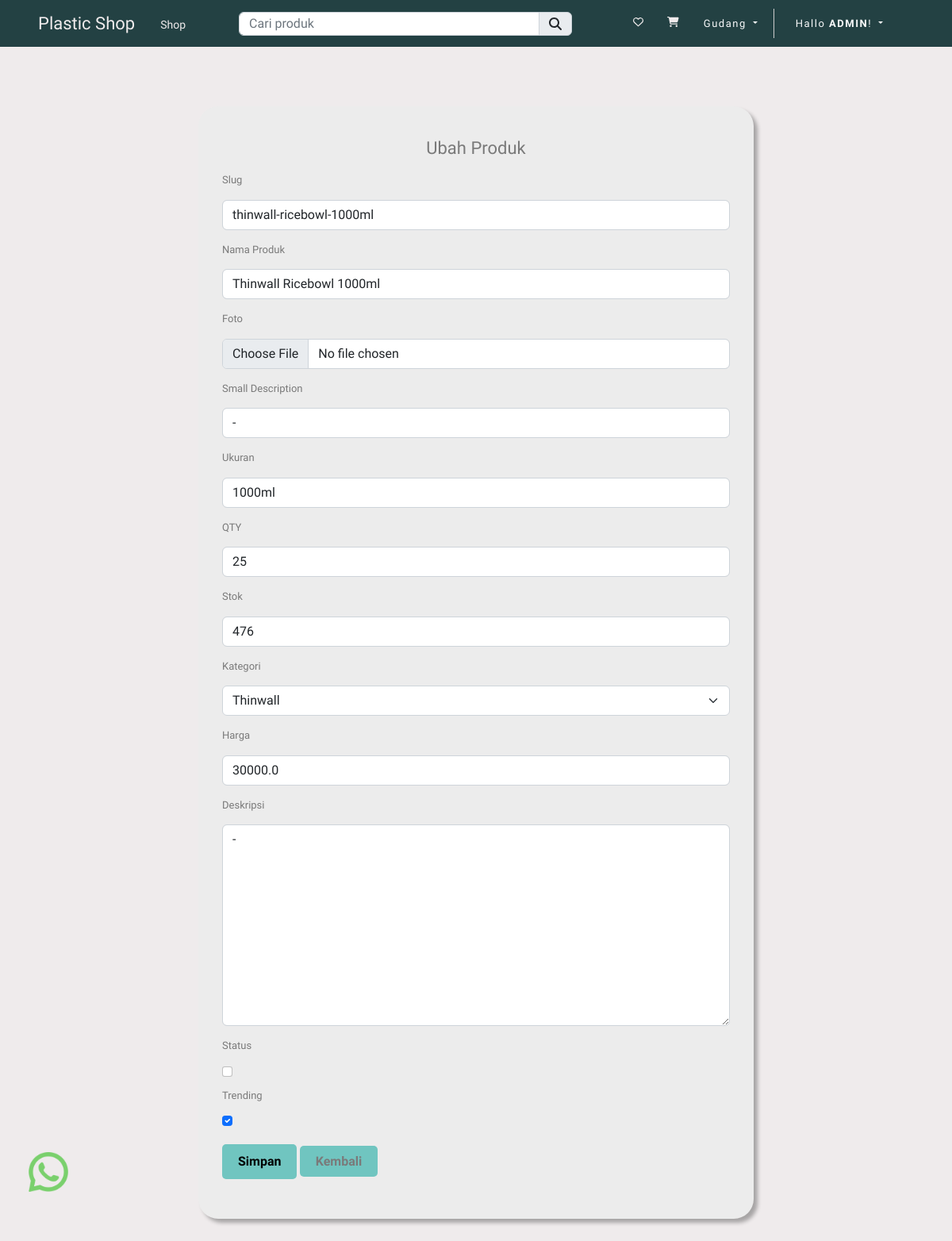
/gudang/produk/ubah/1 (signed in), run on the app's committed database.
### store/models.py (models this page shows, shortened)
class Produk(Model):
    kategori = ForeignKey(Kategori, on_delete=CASCADE)
    slug = CharField(max_length=150, null=False, blank=False)
    name = CharField(max_length=150, null=False, blank=False)
    product_image = ImageField(
        upload_to=get_file_path, null=False, blank=False)
    small_description = CharField(max_length=250, null=False, blank=False)
    size = CharField(max_length=25, null=True, blank=True)
    kuantitas = IntegerField(null=True, blank=True)
    stok = IntegerField(null=False, blank=False)
    description = TextField(max_length=500, null=False, blank=False)
    selling_price = FloatField(null=False, blank=False)
    status = BooleanField(
        default=False, help_text="0=default, 1=Hidden")
    trending = BooleanField(
        default=False, help_text="0=default, 1=Trending")
    create_at = DateTimeField(auto_now_add=True)

### store/controller/gudang.py (the view, shortened to what this page needs)
@login_required(login_url='loginpage')
def ubah_produk(request, id_produk):
    user_agent = request.META.get('HTTP_USER_AGENT', '')
    device_type = parse(user_agent)
    if device_type.is_mobile:
        if device_type.device.family == 'iPhone' or device_type.os.family == 'Android':
            template_name = 'store/mobile/gudang/ubah/produk.html'
        else:
            template_name = 'store/mobile/gudang/ubah/produk.html'
    elif device_type.is_tablet:
        if device_type.device.family == 'iPad' or device_type.os.family == 'Android':
            template_name = 'store/tablet/gudang/ubah/produk.html'
        else:
            template_name = 'store/tablet/gudang/ubah/produk.html'
    elif device_type.is_pc:
        if device_type.os.family == 'Mac OS X' or device_type.os.family == 'Windows':
            template_name = 'store/desktop/gudang/ubah/produk.html'
        else:
            template_name = 'store/desktop/gudang/ubah/bahan.html'
    else:
        template_name = 'store/desktop/gudang/ubah/produk.html'
    if request.user.is_superuser:
        produk = Produk.objects.get(id=id_produk)
        if request.method == 'POST':
            form = FormProduk(request.POST, request.FILES, instance=produk)
            if form.is_valid():
                form.save()
                messages.success(request, "Data Berhasil diperbaharui")
                return redirect('ubah_produk', id_produk=id_produk)
        else:
            form = FormProduk(instance=produk)
            context = {
                'form': form,
                'produk': produk,
            }
        return render(request, template_name, context)
    else:
        return render(request, 'store/desktop/forbidden.html')

### store/models.py (called while the page is built)
    def __str__(self):
        return self.name

### store/templates/store/desktop/gudang/ubah/produk.html (shortened to what this page needs)
{% extends 'store/desktop/layouts/main.html' %}
{% load static %}
{% block content %}
<div class="container">
    <div class="row">
        <div class="login-form-form-cust">
            <form action="{% url 'ubah_produk' produk.id %}" method="POST" enctype="multipart/form-data">
                <h2 class="text-center">Ubah Produk</h2>
                <label for="" class="col-sm-2 col-form-label">Slug</label>
                <div class="form-group">
                    {{ form.slug }}
                </div>
                <label for="" class="col-sm-2 col-form-label">Nama Produk</label>
                <div class="form-group">
                    {{ form.name }}
                </div>
                <label for="" class="col-sm-2 col-form-label">Foto</label>
                <div class="form-group">
                    {{ form.product_image }}
                </div>
                <label for="" class="col-sm-2 col-form-label">Small Description</label>
                <div class="form-group">
                    {{ form.small_description }}
                </div>
                <label for="" class="col-sm-2 col-form-label">Ukuran</label>
                <div class="form-group">
                    {{ form.size }}
                </div>
                <label for="" class="col-sm-2 col-form-label">QTY</label>
                <div class="form-group">
                    {{ form.kuantitas }}
                </div>
                <label for="" class="col-sm-2 col-form-label">Stok</label>
                <div class="form-group">
                    {{ form.stok }}
                </div>
                <label for="" class="col-sm-2 col-form-label">Kategori</label>
                <div class="form-group">
                    {{ form.kategori }}
                </div>
                <label for="" class="col-sm-2 col-form-label">Harga</label>
                <div class="form-group">
                    {{ form.selling_price }}
                </div>
                <label for="" class="col-sm-2 col-form-label">Deskripsi</label>
                <div class="form-group">
                    {{ form.description }}
                </div>
                <label for="" class="col-sm-2 col-form-label">Status</label>
                <div class="form-group">
                    {{ form.status }}
                </div>
                <label for="" class="col-sm-2 col-form-label">Trending</label>
                <div class="form-group">
                    {{ form.trending }}
                </div>
                <div class="form-group mt-3">
                    <button type="submit" class="btn-form-cust btn-primary btn-lg btn-block">Simpan</button>
                    <a href="{% url 'gudang_produk' %}" class="btn-form-cust btn-danger btn-lg btn-block">Kembali</a>
                </div>
            </form>
        </div>
    </div>
</div>
{% endblock content %}

### store/templates/store/desktop/inc/navbar.html (shortened to what this page needs)
<nav class="navbar navbar-expand-sm navbar-dark bg-navbar-cust">
  <div class="collapse navbar-collapse " id="navbarSupportedContent">
    <a class="ms-5 navbar-brand {% if request.resolver_match.url_name == 'home' %}active{% endif %}"
      style="color: #EFEBEC; font-size: 22px;" href="{% url 'home' %}">Plastic Shop</a>
    <ul class="navbar-nav me-auto ms-2 me-auto mt-1">
      <li class="nav-item">
        <a class="nav-link" href="{% url 'collections' %}" style="color: #EFEBEC; font-size: 14px;">Shop</a>
      </li>
    </ul>
  </div>
  <div class="search-bar mt-1">
    <form action="{% url 'searchproduct' %}" method="POST">
      <div class="input-group mb-1">
        <input type="search" required class="form-control search-input" name="productsearch" id="searchproducts"
          placeholder="Cari produk">
        <button type="submit" class="input-group-text search-button"><i
            class="fa fa-search search-logo-button"></i></button>
      </div>
    </form>
  </div>
  <div class="collapse navbar-collapse justify-content-end" id="navbarSupportedContent">
    <ul id="" class="nav navbar-nav navbar-right link-cust">
      {% if user.is_authenticated %}
      <a class="nav-link me-1" href="{% url 'wishlist' %}" style="color: #EFEBEC; font-size: 13px;">
        <i class="far fa-heart"></i></a>
      <a class="nav-link me-1" href="{% url 'cart' %}" style="color: #EFEBEC; font-size: 13px;">
        <i class="fas fa-cart-shopping"></i></a>
      {% endif %}
      {% if user.is_superuser %}
      <li class="nav-item dropdown first-link-cust">
        <a class="nav-link btn btn-transparant dropdown-toggle text-light me-2" href="{% url 'gudang' %}"
          style="font-size: 13px;"> Gudang </a>
      </li>
      {% endif %}
      {% if user.is_authenticated %}
      <div class="dropdown me-5 ms-2">
        <ul class="navbar-nav">
          <li class="nav-item dropdown">
            <a class="nav-link btn btn-transparant dropdown-toggle text-light" href="#" data-bs-toggle="dropdown"
              style="font-size: 13px;"> Hallo
              <strong>{{ user | upper }}</strong>! </a>
          </li>
        </ul>
      </div>
      {% endif %}
    </ul>
  </div>
</nav>

### static/css/style.css (style rules this page uses)
body { background-color: #EFEBEC; }

### static/css/navbar.css (style rules this page uses)
.bg-navbar-cust { background: #234143; }
.link-cust a { color: #01325d; margin: 0 30px 0 10px; letter-spacing: 1.5px; }
.first-link-cust { padding-right: 3px; border-right: solid 1px #ccc; }
.search-bar { width: 35% !important; }
.search-input { height: 30px !important; }
.search-button { height: 30px !important; }

### static/css/form.css (style rules this page uses)
.form-control-form-cust, .btn-form-cust { padding-top: 10px; padding-bottom: 10px; padding-right: 20px; padding-left: 20px; border-radius: 5px; }
.login-form-form-cust { width: 700px; margin: 0 auto; padding: 75px 0 30px; }
.login-form-form-cust form { color: #7a7a7a; border-radius: 25px; margin-bottom: 15px; font-size: 13px; background: #ececec; box-shadow: 5px 5px 5px rgba(0, 0, 0, 0.3); padding: 30px; position: relative; }
.login-form-form-cust h2 { font-size: 22px; margin: 10px 0 10px; }
.login-form-form-cust input[type="checkbox"] { position: relative; top: 1px; }
.login-form-form-cust .btn-form-cust, .login-form-form-cust .btn-form-cust:active { font-size: 16px; font-weight: bold; background: #70c5c0 !important; border: none; margin-bottom: 20px; }
.login-form-form-cust a { color: #fff; text-decoration: underline; }
.login-form-form-cust form a { color: #7a7a7a; text-decoration: none; }

### store/templates/store/desktop/layouts/main.html (style rules this page uses)
* { font-family: 'Viga', sans-serif; }
a { text-decoration: none; color: #000; }

### data on the page
Produk: slug "thinwall-ricebowl-1000ml", name "Thinwall Ricebowl 1000ml", small_description "-", size "1000ml", kuantitas "25", stok "476", kategori "Thinwall", selling_price "30000.0", description "-", trending "☑"

### other printed values
{{ user | upper }} "ADMIN"
